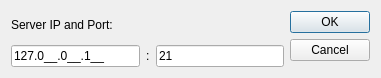
<?xml version="1.0" encoding="UTF-8"?>
<ui version="4.0">
 <class>Dlg_connect</class>
 <widget class="QDialog" name="Dlg_connect">
  <property name="geometry">
   <rect>
    <x>0</x>
    <y>0</y>
    <width>381</width>
    <height>78</height>
   </rect>
  </property>
  <property name="windowTitle">
   <string>Connect</string>
  </property>
  <layout class="QHBoxLayout" name="horizontalLayout_2">
   <item>
    <layout class="QVBoxLayout" name="verticalLayout">
     <item>
      <widget class="QLabel" name="label">
       <property name="text">
        <string>Server IP and Port:</string>
       </property>
      </widget>
     </item>
     <item>
      <layout class="QHBoxLayout" name="horizontalLayout">
       <item>
        <widget class="QLineEdit" name="line_ip">
         <property name="inputMask">
          <string>000.000.000.000;_</string>
         </property>
         <property name="text">
          <string>127.0.0.1</string>
         </property>
        </widget>
       </item>
       <item>
        <widget class="QLabel" name="label_2">
         <property name="text">
          <string>:</string>
         </property>
        </widget>
       </item>
       <item>
        <widget class="QLineEdit" name="line_port">
         <property name="inputMask">
          <string>90000</string>
         </property>
         <property name="text">
          <string>21</string>
         </property>
        </widget>
       </item>
      </layout>
     </item>
    </layout>
   </item>
   <item>
    <widget class="QDialogButtonBox" name="buttonBox">
     <property name="orientation">
      <enum>Qt::Vertical</enum>
     </property>
     <property name="standardButtons">
      <set>QDialogButtonBox::Cancel|QDialogButtonBox::Ok</set>
     </property>
    </widget>
   </item>
  </layout>
 </widget>
 <resources/>
 <connections>
  <connection>
   <sender>buttonBox</sender>
   <signal>accepted()</signal>
   <receiver>Dlg_connect</receiver>
   <slot>accept()</slot>
   <hints>
    <hint type="sourcelabel">
     <x>248</x>
     <y>254</y>
    </hint>
    <hint type="destinationlabel">
     <x>157</x>
     <y>274</y>
    </hint>
   </hints>
  </connection>
  <connection>
   <sender>buttonBox</sender>
   <signal>rejected()</signal>
   <receiver>Dlg_connect</receiver>
   <slot>reject()</slot>
   <hints>
    <hint type="sourcelabel">
     <x>316</x>
     <y>260</y>
    </hint>
    <hint type="destinationlabel">
     <x>286</x>
     <y>274</y>
    </hint>
   </hints>
  </connection>
 </connections>
</ui>
